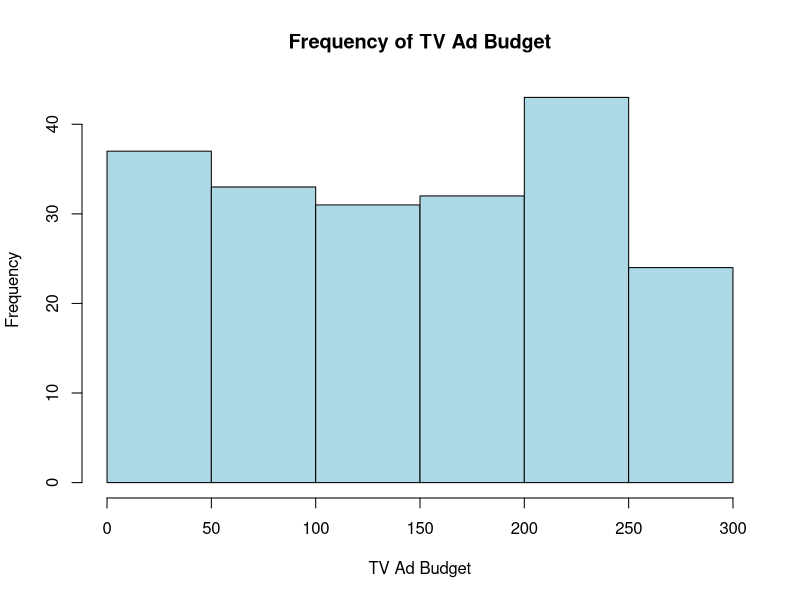
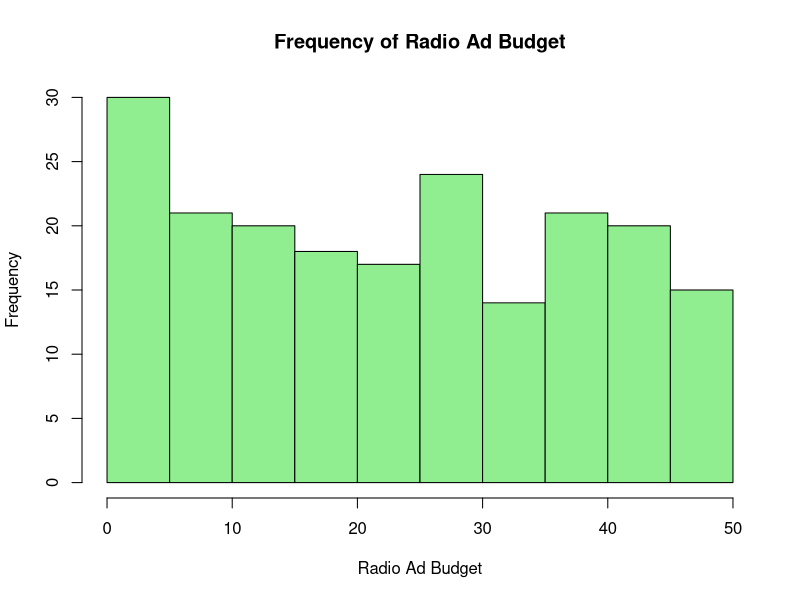
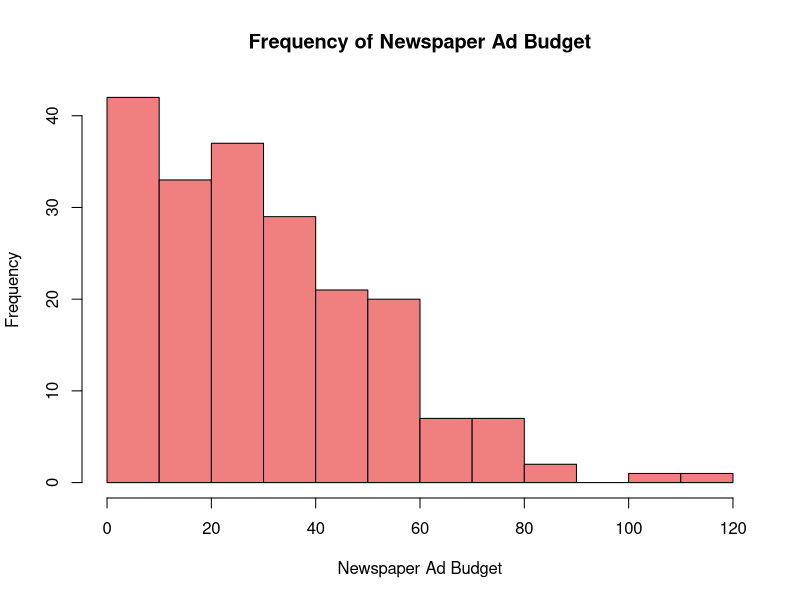
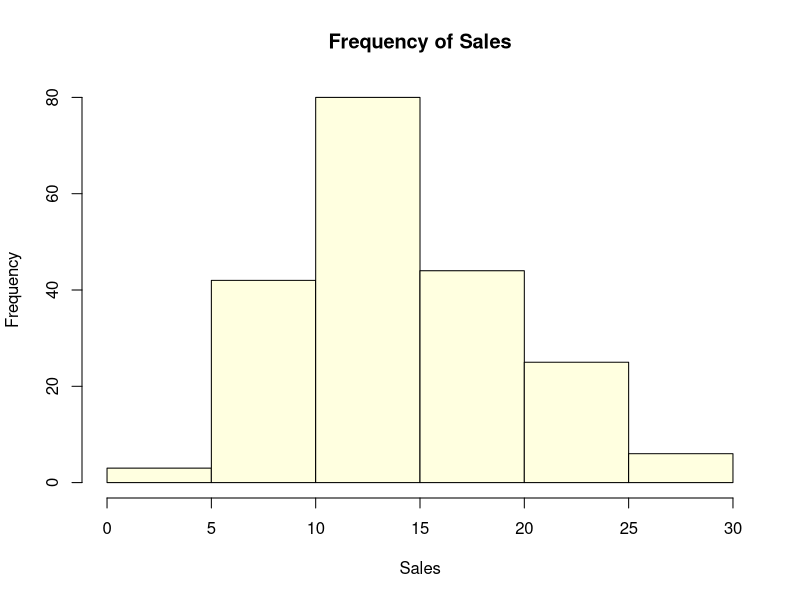

Here is the R script that generated these plots, in order: (Note: this script raises an error after producing the figures.)
# Load dataset
AdData <- read.csv("data/Advertising_Budget_and_Sales.csv", colClasses = c(
  TV_Ad_Budget = "numeric",
  Radio_Ad_Budget = "numeric",
  Newspaper_Ad_Budget = "numeric",
  Sales = "numeric"
))

# Display structure to verify data types
str(AdData)

# Display first few rows to ensure data is loaded correctly
head(AdData)

View(AdData)

# Frequency for each budget type and sales (bins for better insight)
hist(AdData$TV_Ad_Budget, main = "Frequency of TV Ad Budget", xlab = "TV Ad Budget", col = "lightblue")
hist(AdData$Radio_Ad_Budget, main = "Frequency of Radio Ad Budget", xlab = "Radio Ad Budget", col = "lightgreen")
hist(AdData$Newspaper_Ad_Budget, main = "Frequency of Newspaper Ad Budget", xlab = "Newspaper Ad Budget", col = "lightcoral")
hist(AdData$Sales, main = "Frequency of Sales", xlab = "Sales", col = "lightyellow")

# Mean
mean_tv <- mean(AdData$TV_Ad_Budget)
mean_radio <- mean(AdData$Radio_Ad_Budget)
mean_newspaper <- mean(AdData$Newspaper_Ad_Budget)
mean_sales <- mean(AdData$Sales)

# Median
median_tv <- median(AdData$TV_Ad_Budget)
median_radio <- median(AdData$Radio_Ad_Budget)
median_newspaper <- median(AdData$Newspaper_Ad_Budget)
median_sales <- median(AdData$Sales)

# Mode function (R does not have a built-in mode function)
get_mode <- function(x) {
  uniq_vals <- unique(x)
  uniq_vals[which.max(tabulate(match(x, uniq_vals)))]
}

mode_tv <- get_mode(AdData$TV_Ad_Budget)
mode_radio <- get_mode(AdData$Radio_Ad_Budget)
mode_newspaper <- get_mode(AdData$Newspaper_Ad_Budget)
mode_sales <- get_mode(AdData$Sales)

# Display central tendency measures
list(
  Mean = c(TV = mean_tv, Radio = mean_radio, Newspaper = mean_newspaper, Sales = mean_sales),
  Median = c(TV = median_tv, Radio = median_radio, Newspaper = median_newspaper, Sales = median_sales),
  Mode = c(TV = mode_tv, Radio = mode_radio, Newspaper = mode_newspaper, Sales = mode_sales)
)

# Standard deviation and variance
sd_tv <- sd(AdData$TV_Ad_Budget)
var_tv <- var(AdData$TV_Ad_Budget)

sd_radio <- sd(AdData$Radio_Ad_Budget)
var_radio <- var(AdData$Radio_Ad_Budget)

sd_newspaper <- sd(AdData$Newspaper_Ad_Budget)
var_newspaper <- var(AdData$Newspaper_Ad_Budget)

sd_sales <- sd(AdData$Sales)
var_sales <- var(AdData$Sales)

# Range and Interquartile Range (IQR)
range_tv <- range(AdData$TV_Ad_Budget)
iqr_tv <- IQR(AdData$TV_Ad_Budget)

range_radio <- range(AdData$Radio_Ad_Budget)
iqr_radio <- IQR(AdData$Radio_Ad_Budget)

range_newspaper <- range(AdData$Newspaper_Ad_Budget)
iqr_newspaper <- IQR(AdData$Newspaper_Ad_Budget)

range_sales <- range(AdData$Sales)
iqr_sales <- IQR(AdData$Sales)

# Display distribution measures
list(
  Standard_Deviation = c(TV = sd_tv, Radio = sd_radio, Newspaper = sd_newspaper, Sales = sd_sales),
  Variance = c(TV = var_tv, Radio = var_radio, Newspaper = var_newspaper, Sales = var_sales),
  Range = list(TV = range_tv, Radio = range_radio, Newspaper = range_newspaper, Sales = range_sales),
  IQR = c(TV = iqr_tv, Radio = iqr_radio, Newspaper = iqr_newspaper, Sales = iqr_sales)
)

# Correlation matrix
cor_matrix <- cor(AdData[, c("TV_Ad_Budget", "Radio_Ad_Budget", "Newspaper_Ad_Budget", "Sales")])

# Scatter plot matrix
pairs(AdData[, c("TV_Ad_Budget", "Radio_Ad_Budget", "Newspaper_Ad_Budget", "Sales")], main = "Scatterplot Matrix")

# Display correlation matrix
cor_matrix

# Load necessary library
library(ggplot2)

# Histogram for each variable
ggplot(AdData, aes(x = TV_Ad_Budget)) +
  geom_histogram(binwidth = 20, fill = "lightblue", color = "black") +
  labs(title = "Distribution of TV Ad Budget", x = "TV Ad Budget", y = "Frequency")

ggplot(AdData, aes(x = Radio_Ad_Budget)) +
  geom_histogram(binwidth = 5, fill = "lightgreen", color = "black") +
  labs(title = "Distribution of Radio Ad Budget", x = "Radio Ad Budget", y = "Frequency")

ggplot(AdData, aes(x = Newspaper_Ad_Budget)) +
  geom_histogram(binwidth = 10, fill = "lightcoral", color = "black") +
  labs(title = "Distribution of Newspaper Ad Budget", x = "Newspaper Ad Budget", y = "Frequency")

ggplot(AdData, aes(x = Sales)) +
  geom_histogram(binwidth = 5, fill = "lightyellow", color = "black") +
  labs(title = "Distribution of Sales", x = "Sales", y = "Frequency")

# Boxplot for each variable
ggplot(AdData, aes(y = TV_Ad_Budget)) + 
  geom_boxplot(fill = "lightblue") + 
  labs(title = "Boxplot of TV Ad Budget", y = "TV Ad Budget")

ggplot(AdData, aes(y = Radio_Ad_Budget)) + 
  geom_boxplot(fill = "lightgreen") + 
  labs(title = "Boxplot of Radio Ad Budget", y = "Radio Ad Budget")

ggplot(AdData, aes(y = Newspaper_Ad_Budget)) + 
  geom_boxplot(fill = "lightcoral") + 
  labs(title = "Boxplot of Newspaper Ad Budget", y = "Newspaper Ad Budget")

ggplot(AdData, aes(y = Sales)) + 
  geom_boxplot(fill = "lightyellow") + 
  labs(title = "Boxplot of Sales", y = "Sales")

# Density plot for each variable
ggplot(AdData, aes(x = TV_Ad_Budget)) + 
  geom_density(fill = "lightblue") + 
  labs(title = "Density Plot of TV Ad Budget", x = "TV Ad Budget")

ggplot(AdData, aes(x = Radio_Ad_Budget)) + 
  geom_density(fill = "lightgreen") + 
  labs(title = "Density Plot of Radio Ad Budget", x = "Radio Ad Budget")

ggplot(AdData, aes(x = Newspaper_Ad_Budget)) + 
  geom_density(fill = "lightcoral") + 
  labs(title = "Density Plot of Newspaper Ad Budget", x = "Newspaper Ad Budget")

ggplot(AdData, aes(x = Sales)) + 
  geom_density(fill = "lightyellow") + 
  labs(title = "Density Plot of Sales", x = "Sales")

# Scatter plots with regression line
ggplot(AdData, aes(x = TV_Ad_Budget, y = Sales)) + 
  geom_point(color = "blue") + 
  geom_smooth(method = "lm", color = "red") + 
  labs(title = "TV Ad Budget vs Sales", x = "TV Ad Budget", y = "Sales")

ggplot(AdData, aes(x = Radio_Ad_Budget, y = Sales)) + 
  geom_point(color = "green") + 
  geom_smooth(method = "lm", color = "red") + 
  labs(title = "Radio Ad Budget vs Sales", x = "Radio Ad Budget", y = "Sales")

ggplot(AdData, aes(x = Newspaper_Ad_Budget, y = Sales)) + 
  geom_point(color = "coral") + 
  geom_smooth(method = "lm", color = "red") + 
  labs(title = "Newspaper Ad Budget vs Sales", x = "Newspaper Ad Budget", y = "Sales")

# Pairwise scatter plot matrix
pairs(AdData[, c("TV_Ad_Budget", "Radio_Ad_Budget", "Newspaper_Ad_Budget", "Sales")], main = "Pairwise Scatter Plot Matrix")

# Correlation heatmap
library(reshape2)
cor_data <- cor(AdData[, c("TV_Ad_Budget", "Radio_Ad_Budget", "Newspaper_Ad_Budget", "Sales")])
melted_cor_data <- melt(cor_data)

ggplot(data = melted_cor_data, aes(x = Var1, y = Var2, fill = value)) +
  geom_tile() +
  scale_fill_gradient2(low = "red", high = "blue", mid = "white", midpoint = 0, limit = c(-1,1)) +
  theme_minimal() +
  labs(title = "Correlation Heatmap", x = "", y = "") +
  geom_text(aes(label = round(value, 2)), color = "black", size = 4)

